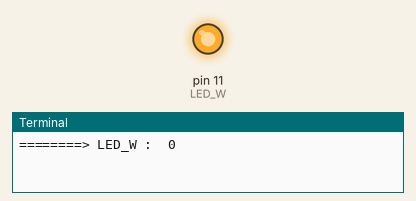
This program was run on a simulated Raspberry Pi (header pin numbers). On the bench: output pins drawn as LEDs (lit = HIGH), the last lines printed to the terminal. The desktop window is not drawn, its controls go by their first labels and the mouse button is held 0.15 s. At 33.0 s the program stops and its outputs stay as they are.

Above: at 1.5 s.
At 4.5 s:
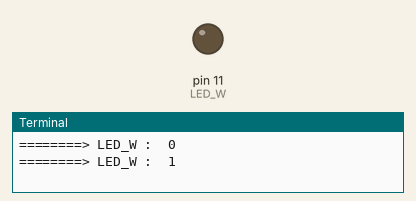
Timing chart, 0 to 7.8 s (numbered marks = the images above):
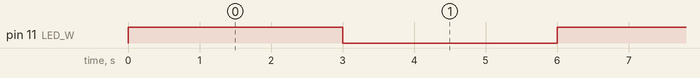

The program:

led_01t.py
```python
# coding: utf-8

# GPIO 모듈
import RPi.GPIO as GPIO

import tkinter as tk

import time


# 핀번호 할당으로 처리 : 핀번호 설정
GPIO.setmode(GPIO.BOARD)

# 핀번호 설정 : chanel
LED_W = 11

# 11번 핀 출력 핀으로 등록, 초기 출력은 LOW = 0  False
GPIO.setup(LED_W, GPIO.OUT, initial=GPIO.LOW)

print('========> LED_W : ', GPIO.input(LED_W))

def func():
    GPIO.output(LED_W, not GPIO.input(LED_W))
    time.sleep(3)

cnt = 0
while 1:
    if(cnt > 10):
        break

    func()
    print('========> LED_W : ', GPIO.input(LED_W))
    cnt += 1


GPIO.cleanup()
```

Measured:
- by itself, pin 11 (LED_W): alternates HIGH for 3.0 s and LOW for 3.0 s
